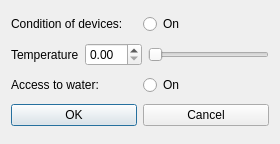
<?xml version="1.0" encoding="UTF-8"?>
<ui version="4.0">
 <class>Kitchen</class>
 <widget class="QDialog" name="Kitchen">
  <property name="geometry">
   <rect>
    <x>0</x>
    <y>0</y>
    <width>280</width>
    <height>144</height>
   </rect>
  </property>
  <property name="minimumSize">
   <size>
    <width>280</width>
    <height>144</height>
   </size>
  </property>
  <property name="maximumSize">
   <size>
    <width>280</width>
    <height>144</height>
   </size>
  </property>
  <property name="windowTitle">
   <string>Dialog</string>
  </property>
  <layout class="QVBoxLayout" name="verticalLayout">
   <item>
    <layout class="QHBoxLayout" name="horizontalLayout">
     <item>
      <widget class="QLabel" name="label_3">
       <property name="text">
        <string>Condition of devices:</string>
       </property>
      </widget>
     </item>
     <item>
      <widget class="QRadioButton" name="radioButton">
       <property name="text">
        <string>On</string>
       </property>
      </widget>
     </item>
    </layout>
   </item>
   <item>
    <layout class="QHBoxLayout" name="horizontalLayout_2">
     <item>
      <widget class="QLabel" name="label_2">
       <property name="text">
        <string>Temperature</string>
       </property>
      </widget>
     </item>
     <item>
      <widget class="QDoubleSpinBox" name="doubleSpinBox"/>
     </item>
     <item>
      <widget class="QSlider" name="horizontalSlider">
       <property name="orientation">
        <enum>Qt::Horizontal</enum>
       </property>
      </widget>
     </item>
    </layout>
   </item>
   <item>
    <layout class="QHBoxLayout" name="horizontalLayout_3">
     <item>
      <widget class="QLabel" name="label">
       <property name="text">
        <string>Access to water:</string>
       </property>
      </widget>
     </item>
     <item>
      <widget class="QRadioButton" name="radioButton_2">
       <property name="text">
        <string>On</string>
       </property>
      </widget>
     </item>
    </layout>
   </item>
   <item>
    <layout class="QHBoxLayout" name="horizontalLayout_4">
     <item>
      <widget class="QPushButton" name="OKk">
       <property name="text">
        <string>OK</string>
       </property>
      </widget>
     </item>
     <item>
      <widget class="QPushButton" name="CancelK">
       <property name="text">
        <string>Cancel</string>
       </property>
      </widget>
     </item>
    </layout>
   </item>
  </layout>
 </widget>
 <resources/>
 <connections/>
</ui>
